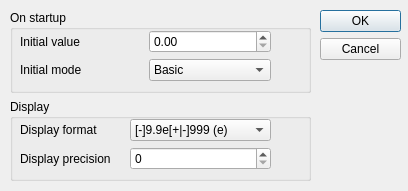
<?xml version="1.0" encoding="UTF-8"?>
<ui version="4.0">
 <class>Settings</class>
 <widget class="QDialog" name="Settings">
  <property name="geometry">
   <rect>
    <x>0</x>
    <y>0</y>
    <width>408</width>
    <height>191</height>
   </rect>
  </property>
  <property name="windowTitle">
   <string>Settings</string>
  </property>
  <widget class="QDialogButtonBox" name="settingsButtons">
   <property name="geometry">
    <rect>
     <x>320</x>
     <y>10</y>
     <width>81</width>
     <height>241</height>
    </rect>
   </property>
   <property name="orientation">
    <enum>Qt::Vertical</enum>
   </property>
   <property name="standardButtons">
    <set>QDialogButtonBox::Cancel|QDialogButtonBox::Ok</set>
   </property>
  </widget>
  <widget class="QWidget" name="verticalLayoutWidget">
   <property name="geometry">
    <rect>
     <x>10</x>
     <y>10</y>
     <width>301</width>
     <height>171</height>
    </rect>
   </property>
   <layout class="QVBoxLayout" name="settingsVerticalLayout">
    <item>
     <widget class="QGroupBox" name="settingsGeneral">
      <property name="title">
       <string>On startup</string>
      </property>
      <widget class="QWidget" name="gridLayoutWidget_2">
       <property name="geometry">
        <rect>
         <x>10</x>
         <y>20</y>
         <width>251</width>
         <height>53</height>
        </rect>
       </property>
       <layout class="QGridLayout" name="settingsGeneralGrid">
        <item row="1" column="1">
         <widget class="QComboBox" name="settingsInitMode">
          <item>
           <property name="text">
            <string>Basic</string>
           </property>
          </item>
          <item>
           <property name="text">
            <string>Scientific</string>
           </property>
          </item>
         </widget>
        </item>
        <item row="1" column="0">
         <widget class="QLabel" name="settingsInitModeLabel">
          <property name="text">
           <string>Initial mode</string>
          </property>
         </widget>
        </item>
        <item row="0" column="0">
         <widget class="QLabel" name="settingsInitValueLabel">
          <property name="text">
           <string>Initial value</string>
          </property>
         </widget>
        </item>
        <item row="0" column="1">
         <widget class="QDoubleSpinBox" name="settingsInitValue"/>
        </item>
       </layout>
      </widget>
     </widget>
    </item>
    <item>
     <widget class="QGroupBox" name="settingsOnStartup">
      <property name="title">
       <string>Display</string>
      </property>
      <widget class="QWidget" name="gridLayoutWidget">
       <property name="geometry">
        <rect>
         <x>10</x>
         <y>20</y>
         <width>251</width>
         <height>51</height>
        </rect>
       </property>
       <layout class="QGridLayout" name="settingsOnStartupGrid">
        <item row="1" column="0">
         <widget class="QLabel" name="settingsDispPrecisionLabel">
          <property name="text">
           <string>Display precision</string>
          </property>
         </widget>
        </item>
        <item row="0" column="0">
         <widget class="QLabel" name="settingsDispFormatLabel">
          <property name="text">
           <string>Display format</string>
          </property>
         </widget>
        </item>
        <item row="0" column="1">
         <widget class="QComboBox" name="settingsDispFormat">
          <item>
           <property name="text">
            <string>[-]9.9e[+|-]999 (e)</string>
           </property>
          </item>
          <item>
           <property name="text">
            <string>[-]9.9E[+|-]999 (E)</string>
           </property>
          </item>
          <item>
           <property name="text">
            <string>[-]9.9 (f)</string>
           </property>
          </item>
          <item>
           <property name="text">
            <string>autom. use e or f (g)</string>
           </property>
          </item>
          <item>
           <property name="text">
            <string>autom. use E or f (G)</string>
           </property>
          </item>
         </widget>
        </item>
        <item row="1" column="1">
         <widget class="QSpinBox" name="settingsDispPrecision"/>
        </item>
       </layout>
      </widget>
     </widget>
    </item>
   </layout>
  </widget>
 </widget>
 <resources/>
 <connections>
  <connection>
   <sender>settingsButtons</sender>
   <signal>accepted()</signal>
   <receiver>Settings</receiver>
   <slot>accept()</slot>
   <hints>
    <hint type="sourcelabel">
     <x>248</x>
     <y>254</y>
    </hint>
    <hint type="destinationlabel">
     <x>157</x>
     <y>274</y>
    </hint>
   </hints>
  </connection>
  <connection>
   <sender>settingsButtons</sender>
   <signal>rejected()</signal>
   <receiver>Settings</receiver>
   <slot>reject()</slot>
   <hints>
    <hint type="sourcelabel">
     <x>316</x>
     <y>260</y>
    </hint>
    <hint type="destinationlabel">
     <x>286</x>
     <y>274</y>
    </hint>
   </hints>
  </connection>
 </connections>
</ui>
